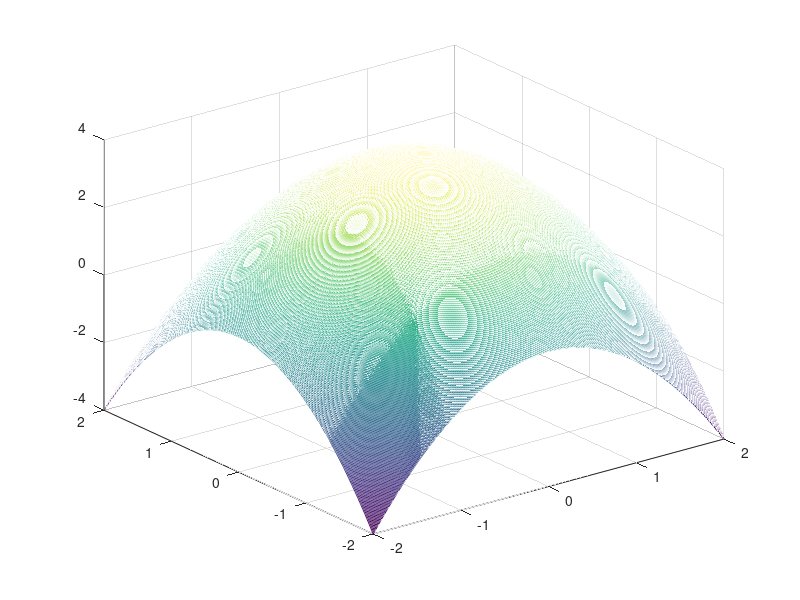

Source code (MATLAB):
function p5_plot3d
	x = linspace(-2,2,500);
	y=linspace(-2,2,500);
	[xx,yy] = meshgrid(x,y);
	mesh(xx,yy,4-(xx.^2+yy.^2));

end